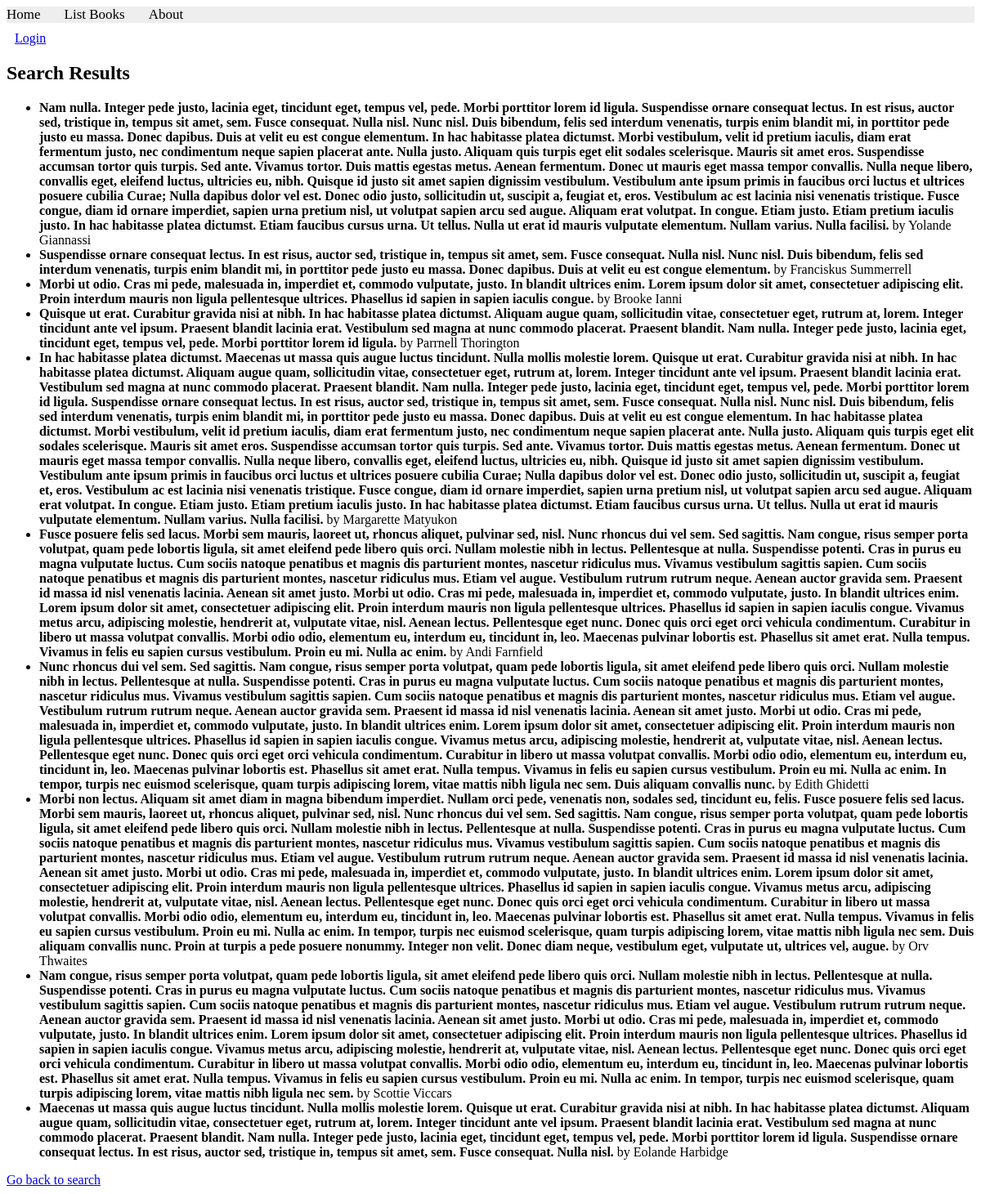
The app's page /books/complex/query, older data.
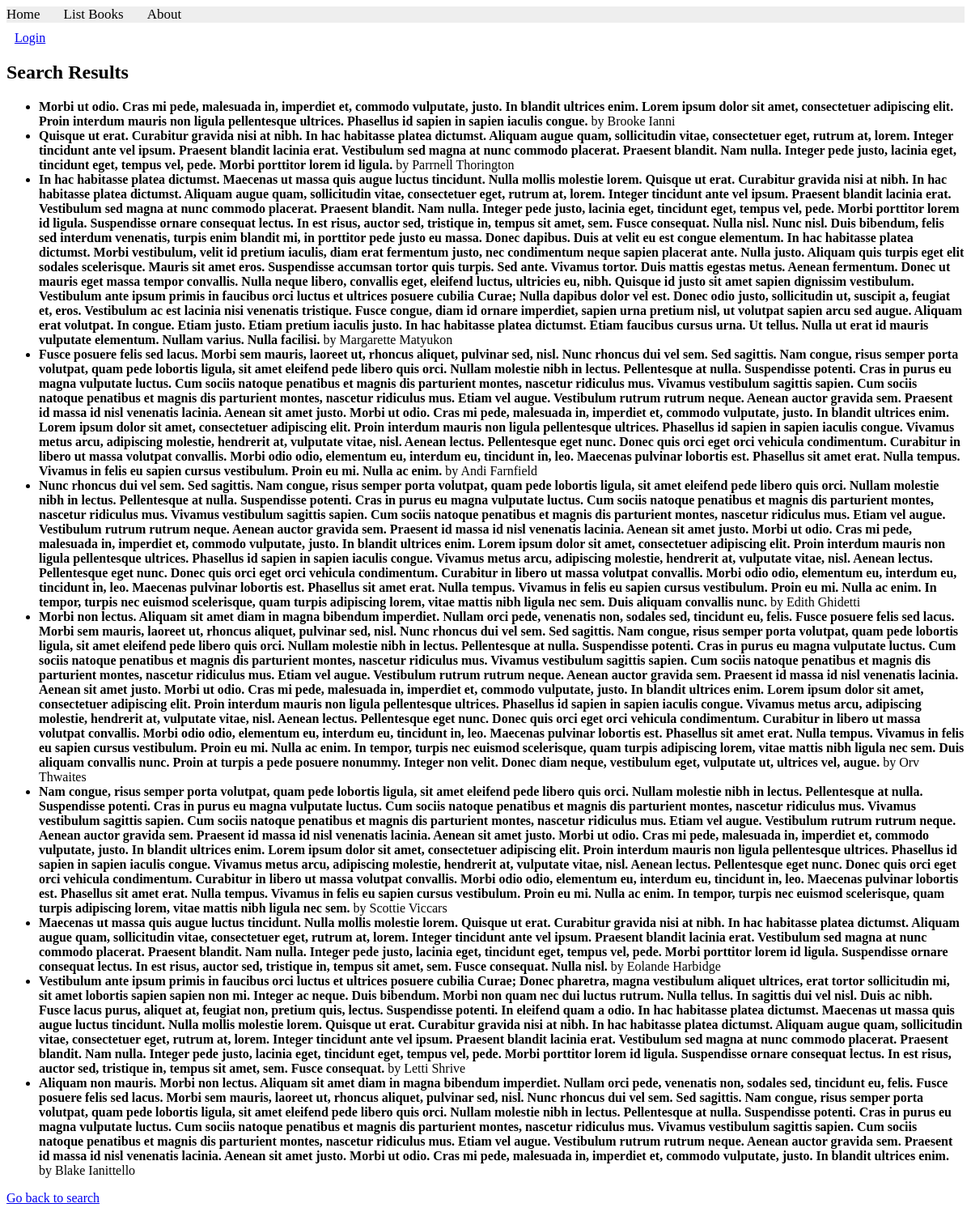
The same page, newer data.
### apps/bookmodule/models.py (models this page shows)
class Book(models.Model):
    title = models.CharField(max_length = 50)
    author = models.CharField(max_length = 50)
    price = models.FloatField(default = 0.0)
    edition = models.SmallIntegerField(default = 1)

### apps/bookmodule/views.py (the view)
# urls.py: path('complex/query', views.complex_query, name='book_search'),
def complex_query(request):
    mybooks=books=Book.objects.filter(author__isnull = False).filter(title__icontains='and').filter(edition__gte = 2).exclude(price__lte = 50)[:10]
    if len(mybooks)>=1:
        return render(request, 'bookmodule/bookList.html', {'books':mybooks})
    else:
        return render(request, 'bookmodule/index.html')

### apps/templates/bookmodule/bookList.html (shortened to what this page needs)
{% extends "layouts/base.html" %}
{% block content %}
<h2>Search Results</h2>
{% if books %}
    <ul>
    {% for book in books %}
        <li><strong>{{ book.title }}</strong> by {{ book.author }}</li>
    {% endfor %}
    </ul>
{% else %}
    <p>No books found matching your search.</p>
{% endif %}
<a href="{% url 'book_search' %}">Go back to search</a>
{% endblock content %}

Row changes from the older to the newer data that the page shows:
no longer on this page (row edited): Book: title "Nam nulla. Integer pede justo, lacinia eget, tincidunt eget, tempus vel, pede. Morbi porttitor lorem id ligula. Suspendisse ornare consequat lectus. In est risus, auctor sed, tristique in, tempus sit amet, sem. Fusce consequat. Nulla nisl. Nunc nisl. Duis bibendum, felis sed interdum venenatis, turpis enim blandit mi, in porttitor pede justo eu massa. Donec dapibus. Duis at velit eu est congue elementum. In hac habitasse platea dictumst. Morbi vestibulum, velit id pretium iaculis, diam erat fermentum justo, nec condimentum neque sapien placerat ante. Nulla justo. Aliquam quis turpis eget elit sodales scelerisque. Mauris sit amet eros. Suspendisse accumsan tortor quis turpis. Sed ante.…", author "Yolande Giannassi"
removed Book: title "Suspendisse ornare consequat lectus. In est risus, auctor sed, tristique in, tempus sit amet, sem. Fusce consequat. Nulla nisl. Nunc nisl. Duis bibendum, felis sed interdum venenatis, turpis enim blandit mi, in porttitor pede justo eu massa. Donec dapibus. Duis at velit eu est congue elementum.", author "Franciskus Summerrell"
now on this page (row unchanged): Book: title "Vestibulum ante ipsum primis in faucibus orci luctus et ultrices posuere cubilia Curae; Donec pharetra, magna vestibulum aliquet ultrices, erat tortor sollicitudin mi, sit amet lobortis sapien sapien non mi. Integer ac neque. Duis bibendum. Morbi non quam nec dui luctus rutrum. Nulla tellus. In sagittis dui vel nisl. Duis ac nibh. Fusce lacus purus, aliquet at, feugiat non, pretium quis, lectus. Suspendisse potenti. In eleifend quam a odio. In hac habitasse platea dictumst. Maecenas ut massa quis augue luctus tincidunt. Nulla mollis molestie lorem. Quisque ut erat. Curabitur gravida nisi at nibh. In hac habitasse platea dictumst. Aliquam augue quam, sollicitudin vitae, consectetuer eget,…", author "Letti Shrive"
now on this page (row unchanged): Book: title "Aliquam non mauris. Morbi non lectus. Aliquam sit amet diam in magna bibendum imperdiet. Nullam orci pede, venenatis non, sodales sed, tincidunt eu, felis. Fusce posuere felis sed lacus. Morbi sem mauris, laoreet ut, rhoncus aliquet, pulvinar sed, nisl. Nunc rhoncus dui vel sem. Sed sagittis. Nam congue, risus semper porta volutpat, quam pede lobortis ligula, sit amet eleifend pede libero quis orci. Nullam molestie nibh in lectus. Pellentesque at nulla. Suspendisse potenti. Cras in purus eu magna vulputate luctus. Cum sociis natoque penatibus et magnis dis parturient montes, nascetur ridiculus mus. Vivamus vestibulum sagittis sapien. Cum sociis natoque penatibus et magnis dis parturient…", author "Blake Ianittello"
